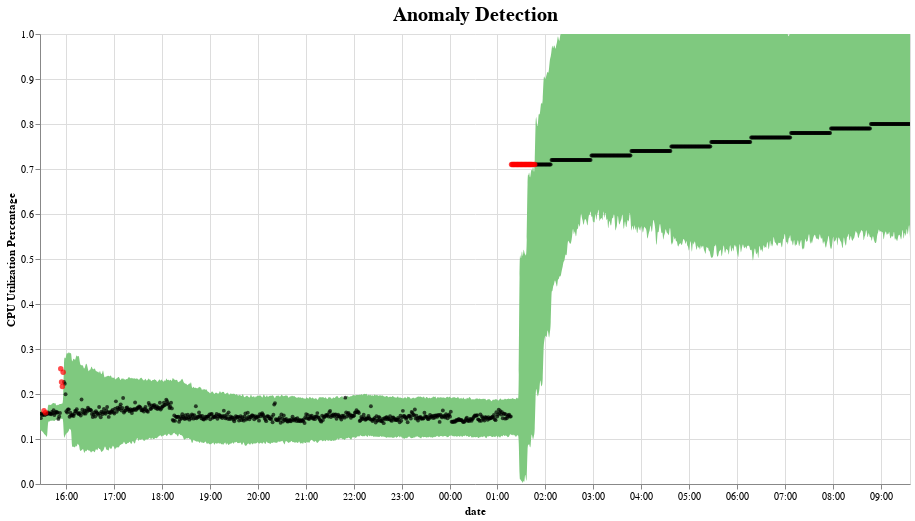

Notebook source saved alongside this figure:
### Code cell
plot_anomalies(pred_result_df)

### Figure 1 — Vega-Lite specification as saved in the notebook (floating-point values rounded to 4 significant figures; data arrays with more than 128 entries replaced by an {"elided": "..."} marker saying what was removed)
{"config": {"view": {"continuousWidth": 400, "continuousHeight": 300}, "title": {"fontSize": 20}}, "layer": [{"data": {"name": "data-5339d0179b2d723d6667d87b6962aae5"}, "mark": {"type": "area", "color": "#7FC97F", "interpolate": "basis"}, "encoding": {"tooltip": [{"type": "nominal", "field": "ds"}, {"type": "quantitative", "field": "fact"}, {"type": "quantitative", "field": "lower_std"}, {"type": "quantitative", "field": "upper_std"}], "x": {"type": "temporal", "axis": {"format": "%H:%M"}, "field": "ds", "title": "date"}, "y": {"type": "quantitative", "field": "upper_std"}, "y2": {"field": "lower_std"}}, "selection": {"selector041": {"type": "interval", "bind": "scales", "encodings": ["x", "y"]}}, "title": "Anomaly Detection"}, {"data": {"name": "data-8e8f4fb392e724297380eb4782f01b58"}, "mark": {"type": "circle", "color": "Black", "opacity": 0.7, "size": 15}, "encoding": {"tooltip": [{"type": "nominal", "field": "ds"}, {"type": "quantitative", "field": "fact"}, {"type": "quantitative", "field": "lower_std"}, {"type": "quantitative", "field": "upper_std"}], "x": {"type": "temporal", "field": "ds"}, "y": {"type": "quantitative", "field": "fact", "title": "CPU Utilization Percentage"}}, "selection": {"selector042": {"type": "interval", "bind": "scales", "encodings": ["x", "y"]}}}, {"data": {"name": "data-34f41d8117c380b2be1bdec639359a67"}, "mark": {"type": "circle", "color": "Red", "size": 30}, "encoding": {"tooltip": [{"type": "nominal", "field": "ds"}, {"type": "quantitative", "field": "fact"}, {"type": "quantitative", "field": "lower_std"}, {"type": "quantitative", "field": "upper_std"}], "x": {"type": "temporal", "field": "ds"}, "y": {"type": "quantitative", "field": "fact", "title": "CPU Utilization Percentage"}}, "selection": {"selector043": {"type": "interval", "bind": "scales", "encodings": ["x", "y"]}}}], "height": 450, "width": 870, "$schema": "https://vega.github.io/schema/vega-lite/v4.8.1.json", "datasets": {"data-5339d0179b2d723d6667d87b6962aae5": {"elided": "1090 records"}, "data-8e8f4fb392e724297380eb4782f01b58": {"elided": "1055 records"}, "data-34f41d8117c380b2be1bdec639359a67": [{"fact": 0.1626, "ds": "2021-07-16 15:32:03", "trend": 0.1352, "yhat": 0.1352, "yhat_lower": 0.1273, "yhat_upper": 0.1431, "lower_std": 0.1115, "upper_std": 0.1588, "anomaly": 1}, {"fact": 0.1585, "ds": "2021-07-16 15:34:03", "trend": 0.1321, "yhat": 0.1321, "yhat_lower": 0.1243, "yhat_upper": 0.1399, "lower_std": 0.1085, "upper_std": 0.1553, "anomaly": 1}, {"fact": 0.2563, "ds": "2021-07-16 15:53:04", "trend": 0.1612, "yhat": 0.1612, "yhat_lower": 0.1556, "yhat_upper": 0.1666, "lower_std": 0.1443, "upper_std": 0.1776, "anomaly": 1}, {"fact": 0.2265, "ds": "2021-07-16 15:54:04", "trend": 0.1615, "yhat": 0.1615, "yhat_lower": 0.1559, "yhat_upper": 0.167, "lower_std": 0.1448, "upper_std": 0.1781, "anomaly": 1}, {"fact": 0.2169, "ds": "2021-07-16 15:55:04", "trend": 0.1618, "yhat": 0.1618, "yhat_lower": 0.1563, "yhat_upper": 0.1674, "lower_std": 0.1454, "upper_std": 0.1786, "anomaly": 1}, {"fact": 0.2486, "ds": "2021-07-16 15:56:04", "trend": 0.1621, "yhat": 0.1621, "yhat_lower": 0.1563, "yhat_upper": 0.1683, "lower_std": 0.1446, "upper_std": 0.1807, "anomaly": 1}, {"fact": 0.71, "ds": "2021-07-17 01:17:40", "trend": 0.1483, "yhat": 0.1483, "yhat_lower": 0.1353, "yhat_upper": 0.162, "lower_std": 0.1094, "upper_std": 0.1895, "anomaly": 1}, {"fact": 0.71, "ds": "2021-07-17 01:18:40", "trend": 0.1483, "yhat": 0.1483, "yhat_lower": 0.1347, "yhat_upper": 0.1624, "lower_std": 0.1075, "upper_std": 0.1906, "anomaly": 1}, {"fact": 0.71, "ds": "2021-07-17 01:19:40", "trend": 0.1483, "yhat": 0.1483, "yhat_lower": 0.1361, "yhat_upper": 0.1624, "lower_std": 0.1117, "upper_std": 0.1905, "anomaly": 1}, {"fact": 0.71, "ds": "2021-07-17 01:20:40", "trend": 0.1483, "yhat": 0.1483, "yhat_lower": 0.1343, "yhat_upper": 0.1617, "lower_std": 0.1064, "upper_std": 0.1885, "anomaly": 1}, {"fact": 0.71, "ds": "2021-07-17 01:21:40", "trend": 0.1483, "yhat": 0.1483, "yhat_lower": 0.1354, "yhat_upper": 0.1621, "lower_std": 0.1096, "upper_std": 0.1897, "anomaly": 1}, {"fact": 0.71, "ds": "2021-07-17 01:22:40", "trend": 0.1483, "yhat": 0.1483, "yhat_lower": 0.1336, "yhat_upper": 0.1613, "lower_std": 0.1041, "upper_std": 0.1873, "anomaly": 1}, {"fact": 0.71, "ds": "2021-07-17 01:23:40", "trend": 0.1483, "yhat": 0.1483, "yhat_lower": 0.134, "yhat_upper": 0.1627, "lower_std": 0.1052, "upper_std": 0.1916, "anomaly": 1}, {"fact": 0.71, "ds": "2021-07-17 01:24:40", "trend": 0.1483, "yhat": 0.1483, "yhat_lower": 0.1353, "yhat_upper": 0.1629, "lower_std": 0.1092, "upper_std": 0.192, "anomaly": 1}, {"fact": 0.71, "ds": "2021-07-17 01:25:40", "trend": 0.1483, "yhat": 0.1483, "yhat_lower": 0.1347, "yhat_upper": 0.1618, "lower_std": 0.1074, "upper_std": 0.1888, "anomaly": 1}, {"fact": 0.71, "ds": "2021-07-17 01:26:40", "trend": 0.1483, "yhat": 0.1483, "yhat_lower": 0.1348, "yhat_upper": 0.1621, "lower_std": 0.1076, "upper_std": 0.1896, "anomaly": 1}, {"fact": 0.71, "ds": "2021-07-17 01:27:40", "trend": 0.2527, "yhat": 0.2527, "yhat_lower": 0.1695, "yhat_upper": 0.3404, "lower_std": 0.003196, "upper_std": 0.5159, "anomaly": 1}, {"fact": 0.71, "ds": "2021-07-17 01:28:40", "trend": 0.2536, "yhat": 0.2536, "yhat_lower": 0.1737, "yhat_upper": 0.338, "lower_std": 0.01397, "upper_std": 0.507, "anomaly": 1}, {"fact": 0.71, "ds": "2021-07-17 01:29:40", "trend": 0.2545, "yhat": 0.2545, "yhat_lower": 0.1715, "yhat_upper": 0.335, "lower_std": 0.005423, "upper_std": 0.4962, "anomaly": 1}, {"fact": 0.71, "ds": "2021-07-17 01:30:40", "trend": 0.2554, "yhat": 0.2554, "yhat_lower": 0.1726, "yhat_upper": 0.3458, "lower_std": 0.006941, "upper_std": 0.5266, "anomaly": 1}, {"fact": 0.71, "ds": "2021-07-17 01:31:40", "trend": 0.2563, "yhat": 0.2563, "yhat_lower": 0.1632, "yhat_upper": 0.3363, "lower_std": 0.0, "upper_std": 0.4963, "anomaly": 1}, {"fact": 0.71, "ds": "2021-07-17 01:32:40", "trend": 0.2572, "yhat": 0.2572, "yhat_lower": 0.1748, "yhat_upper": 0.347, "lower_std": 0.01014, "upper_std": 0.5266, "anomaly": 1}, {"fact": 0.71, "ds": "2021-07-17 01:33:40", "trend": 0.2581, "yhat": 0.2581, "yhat_lower": 0.1711, "yhat_upper": 0.3432, "lower_std": 0.0, "upper_std": 0.5134, "anomaly": 1}, {"fact": 0.71, "ds": "2021-07-17 01:34:40", "trend": 0.259, "yhat": 0.259, "yhat_lower": 0.182, "yhat_upper": 0.3431, "lower_std": 0.0279, "upper_std": 0.5112, "anomaly": 1}, {"fact": 0.71, "ds": "2021-07-17 01:35:40", "trend": 0.2599, "yhat": 0.2599, "yhat_lower": 0.1766, "yhat_upper": 0.3417, "lower_std": 0.009938, "upper_std": 0.5053, "anomaly": 1}, {"fact": 0.71, "ds": "2021-07-17 01:36:40", "trend": 0.2608, "yhat": 0.2608, "yhat_lower": 0.1736, "yhat_upper": 0.345, "lower_std": 0.0, "upper_std": 0.5135, "anomaly": 1}, {"fact": 0.71, "ds": "2021-07-17 01:37:40", "trend": 0.3834, "yhat": 0.3834, "yhat_lower": 0.2855, "yhat_upper": 0.4887, "lower_std": 0.08985, "upper_std": 0.6994, "anomaly": 1}, {"fact": 0.71, "ds": "2021-07-17 01:38:40", "trend": 0.3856, "yhat": 0.3856, "yhat_lower": 0.2853, "yhat_upper": 0.4835, "lower_std": 0.08454, "upper_std": 0.6791, "anomaly": 1}, {"fact": 0.71, "ds": "2021-07-17 01:39:40", "trend": 0.3879, "yhat": 0.3879, "yhat_lower": 0.2892, "yhat_upper": 0.4917, "lower_std": 0.09175, "upper_std": 0.6994, "anomaly": 1}, {"fact": 0.71, "ds": "2021-07-17 01:40:40", "trend": 0.3901, "yhat": 0.3901, "yhat_lower": 0.2866, "yhat_upper": 0.485, "lower_std": 0.07962, "upper_std": 0.6748, "anomaly": 1}, {"fact": 0.71, "ds": "2021-07-17 01:41:40", "trend": 0.3924, "yhat": 0.3924, "yhat_lower": 0.2891, "yhat_upper": 0.4918, "lower_std": 0.08265, "upper_std": 0.6908, "anomaly": 1}, {"fact": 0.71, "ds": "2021-07-17 01:42:40", "trend": 0.3946, "yhat": 0.3946, "yhat_lower": 0.3019, "yhat_upper": 0.4969, "lower_std": 0.1164, "upper_std": 0.7014, "anomaly": 1}, {"fact": 0.71, "ds": "2021-07-17 01:43:40", "trend": 0.3969, "yhat": 0.3969, "yhat_lower": 0.2993, "yhat_upper": 0.4954, "lower_std": 0.1041, "upper_std": 0.6924, "anomaly": 1}, {"fact": 0.71, "ds": "2021-07-17 01:45:40", "trend": 0.4014, "yhat": 0.4014, "yhat_lower": 0.3039, "yhat_upper": 0.4967, "lower_std": 0.1088, "upper_std": 0.6872, "anomaly": 1}, {"fact": 0.71, "ds": "2021-07-17 01:46:40", "trend": 0.4037, "yhat": 0.4037, "yhat_lower": 0.3057, "yhat_upper": 0.5033, "lower_std": 0.1097, "upper_std": 0.7026, "anomaly": 1}]}}
